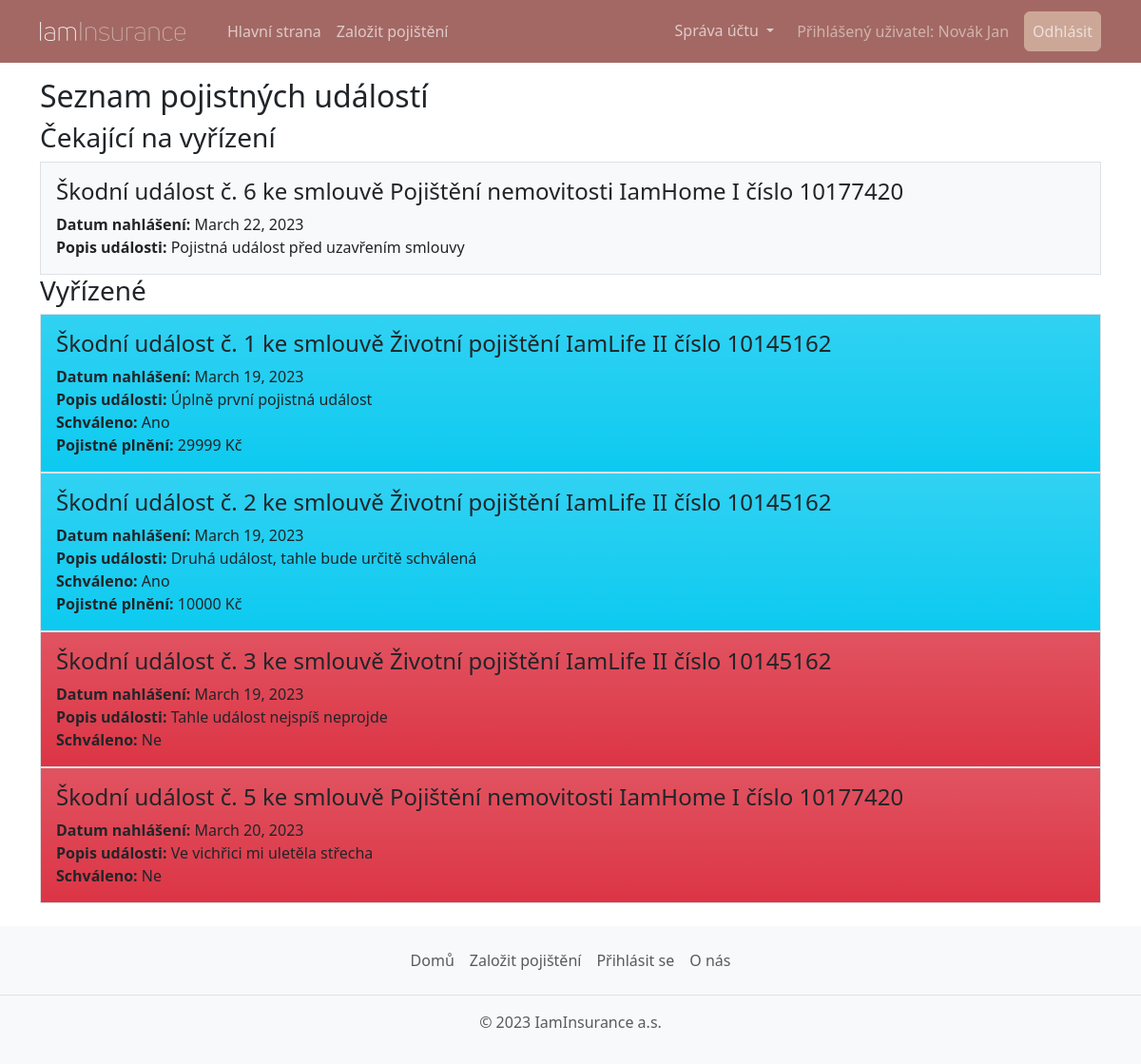
Page /muj-ucet/skodni-udalosti/ (signed in) on the earlier database version.
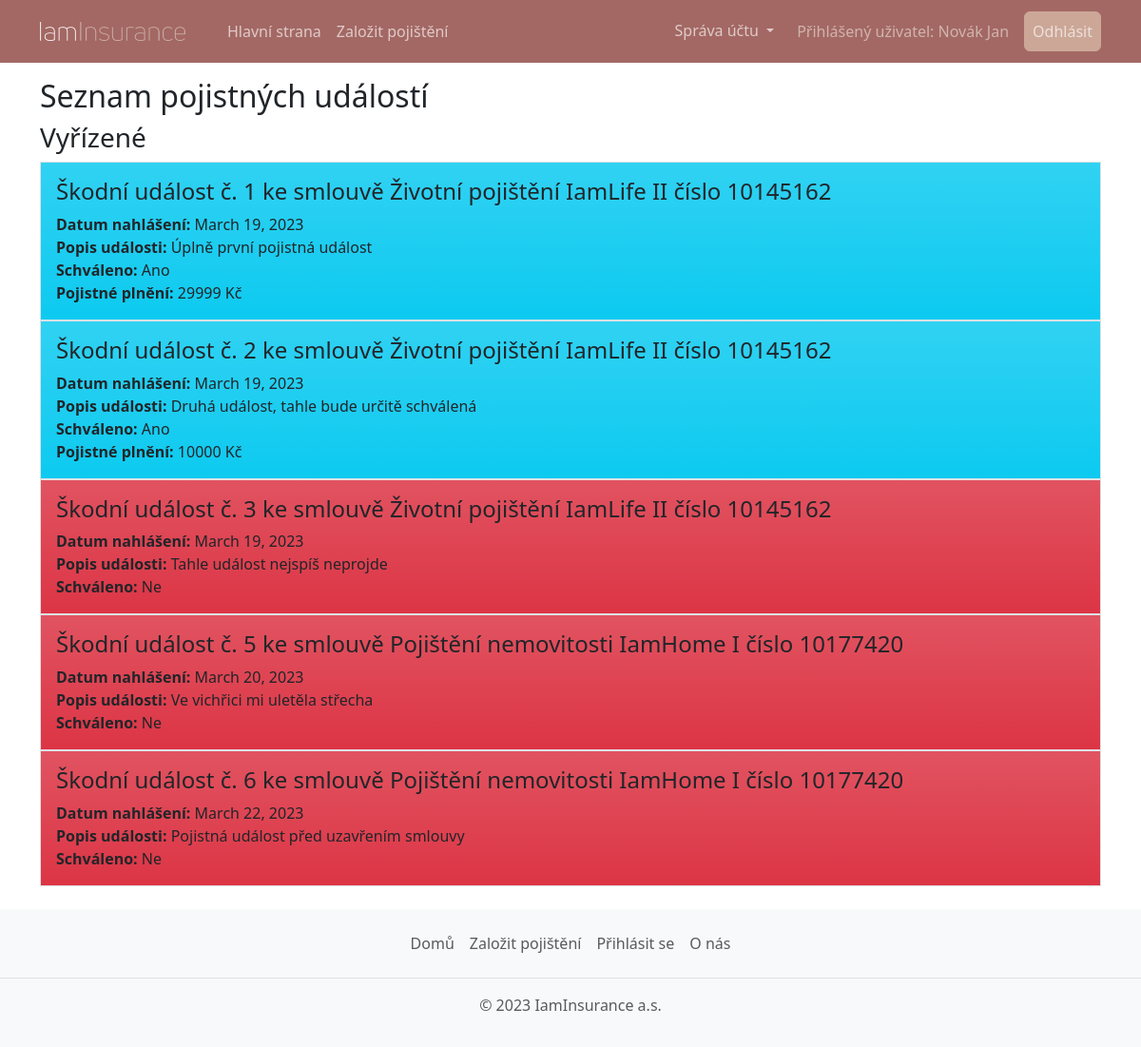
Same page on the later database version.
### insurance_app/models.py (models this page shows, shortened)
class InsuredEvent(models.Model):
    contract: Contract = models.ForeignKey(to=Contract, on_delete=models.CASCADE, verbose_name='Smlouva')
    event_date: models.DateField = models.DateField(verbose_name='Datum události')
    reporting_date: models.DateField = models.DateField(auto_now_add=True)
    description: models.TextField = models.TextField(verbose_name='Popis události')
    processed: models.BooleanField = models.BooleanField(default=False, verbose_name='Zpracováno')
    approved: models.BooleanField = models.BooleanField(default=False, verbose_name='Schváleno')
    payout: models.IntegerField = models.IntegerField(null=True, blank=True, verbose_name='Pojistné plnění')

class Contract(models.Model):
    objects: models.Manager
    product: models.Field = models.ForeignKey(to=Product, on_delete=models.RESTRICT, verbose_name='Produkt')
    insured: models.Field = models.ForeignKey(to=Person, on_delete=models.RESTRICT, verbose_name='Pojištěnec')
    conclusion_date: models.Field = models.DateField(auto_now_add=True, verbose_name='Datum uzavření')
    payment: models.Field = models.PositiveIntegerField(verbose_name='Pravidelná platba')
    @property
    def contract_number(self) -> int:
        return 10_000_001 + self.pk * 127 ** 2
    def __str__(self):
        return f"{self.product} číslo {self.contract_number}"

class Product(models.Model):
    name: models.Field = models.CharField(max_length=64, unique=True, verbose_name='Název')
    description: models.Field = models.TextField(default="", verbose_name='Popis')
    active: models.Field = models.BooleanField(default=True, blank=True, verbose_name='Aktivní')
    image: models.Field = models.ImageField(upload_to='images/', verbose_name='Obrázek')
    def __str__(self) -> str:
        inactive = " (nedostupné)" if not self.active else ""
        return str(self.name) + inactive
    class Meta:
        verbose_name = u'Produkt'

### client_account/views.py (the view)
# urls.py: path("skodni-udalosti/", views.InsuredEventListView.as_view(), name='event-list'),
@method_decorator(login_required, name='get')
class InsuredEventListView(generic.ListView):
    model = models.InsuredEvent
    template_name = template.EVENT_LIST
    title = 'Seznam pojistných událostí'
    def get_context_data(self, *, object_list: QuerySet = None, **kwargs) -> dict:
        if not object_list:
            object_list = self.get_queryset()
        context = super().get_context_data(object_list=object_list, **kwargs)
        context['pending'] = object_list.filter(processed=False)
        context['processed'] = object_list.filter(processed=True)
        context['title'] = self.title
        return context
    def get_queryset(self) -> QuerySet:
        queryset = super().get_queryset()
        return queryset.filter(contract__insured=self.request.user).order_by('reporting_date')

### insurance_app/models.py (called while the page is built)
    def __str__(self) -> str:
        return f"{self.last_name} {self.first_name}"

### insurance_app/templates/insurance_app/event_list.html
{% extends 'main.html' %}
{% block content %}
<section>
    {% if pending.0 %}
    <h3>Čekající na vyřízení</h3>
    {% for event in pending %}
    <div class="container bg-light p-3 border">
        <h4>Škodní událost č. {{ event.pk }} ke smlouvě {{ event.contract }}</h4>
        <div><span class="fw-bold">Datum nahlášení:</span> {{ event.reporting_date }}</div>
        <div><span class="fw-bold">Popis události:</span> {{ event.description }}</div>
    </div>
    {% endfor %}
    {% endif %}
    {% if processed.0 %}
    <h3>Vyřízené</h3>
    {% for event in processed %}
    <div class="container {% if event.approved %}bg-info{% else %}bg-danger{% endif %} bg-gradient p-3 border">
        <h4>Škodní událost č. {{ event.pk }} ke smlouvě {{ event.contract }}</h4>
        <div><span class="fw-bold">Datum nahlášení:</span> {{ event.reporting_date }}</div>
        <div><span class="fw-bold">Popis události:</span> {{ event.description }}</div>
        <div><span class="fw-bold">Schváleno:</span> {% if event.approved %}Ano{% else %}Ne{% endif %}</div>
        {% if event.approved %}<div><span class="fw-bold">Pojistné plnění:</span> {{ event.payout }} Kč</div>{% endif %}
    </div>
    {% endfor %}
    {% endif %}
</section>
{% endblock %}

Differences in the rows shown:
changed InsuredEvent "March 22, 2023": moves from the list under "Čekající na vyřízení" to the list under "Vyřízené"
Other differences:
text no longer shown: "Čekající na vyřízení"
